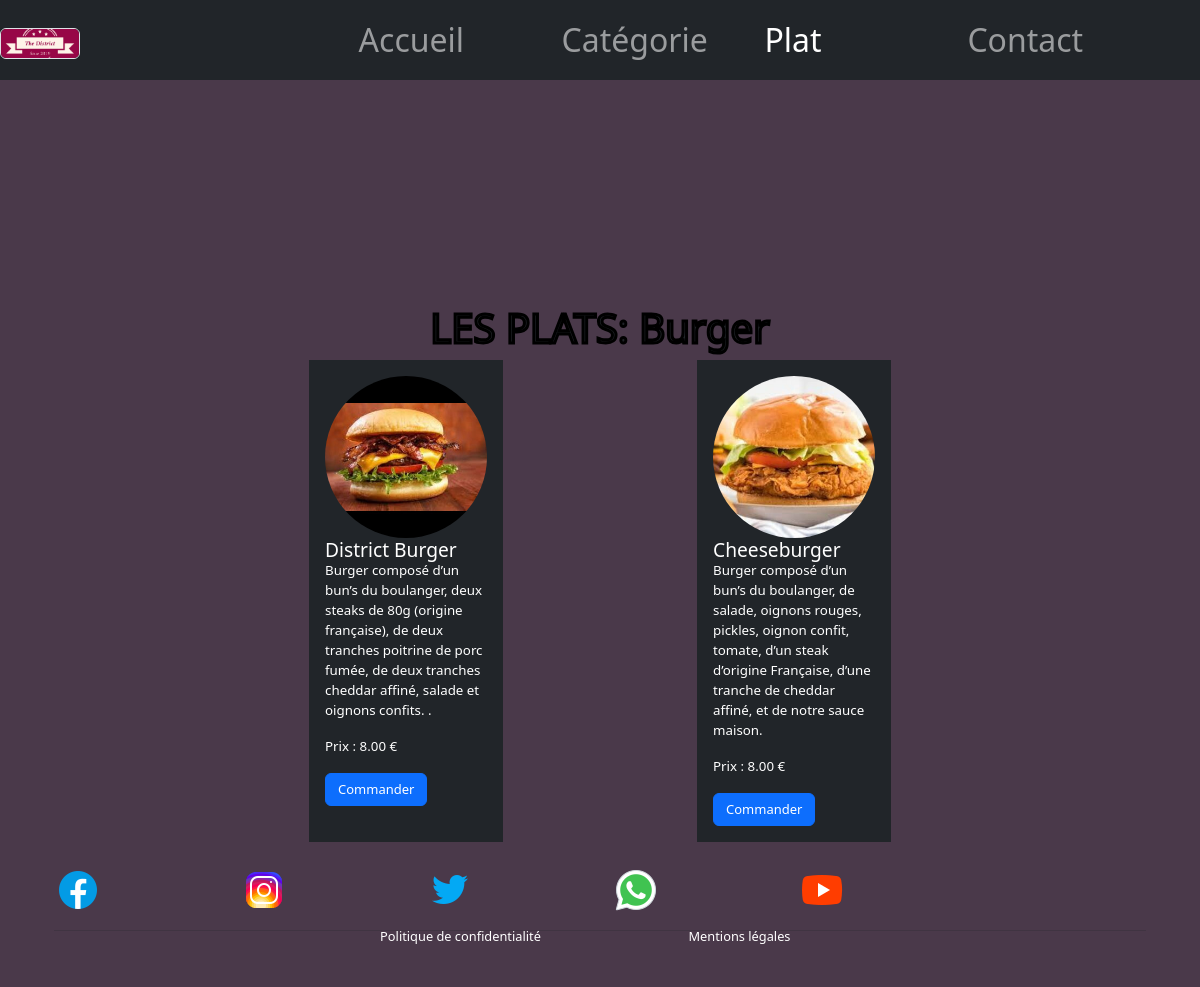
Page /plats.php?id=5 on the committed database.
### tables this page shows
CREATE TABLE `categorie` (
  `id` int(11) NOT NULL AUTO_INCREMENT,
  `libelle` varchar(100) NOT NULL,
  `image` varchar(255) NOT NULL,
  `active` varchar(10) NOT NULL,
  PRIMARY KEY (`id`)
);

CREATE TABLE `plat` (
  `id` int(11) NOT NULL AUTO_INCREMENT,
  `libelle` varchar(100) NOT NULL,
  `description` text NOT NULL,
  `prix` decimal(10,2) NOT NULL,
  `image` varchar(255) NOT NULL,
  `id_categorie` int(11) NOT NULL,
  `active` varchar(10) NOT NULL,
  PRIMARY KEY (`id`),
  KEY `id_categorie` (`id_categorie`),
  CONSTRAINT `plat_ibfk_1` FOREIGN KEY (`id_categorie`) REFERENCES `categorie` (`id`)
);

### dao.php (called while the page is built, shortened)
<?php
function getPlats($conn, $idCategorie = null) {
    $sql = "SELECT * FROM plat";
    if ($idCategorie !== null) {
      $sql .= " WHERE id_categorie = :idCategorie";
    }
    $stmt = $conn->prepare($sql);
    if ($idCategorie !== null) {
      $stmt->bindValue(':idCategorie', $idCategorie, PDO::PARAM_INT);
    }
    $stmt->execute();
    return $stmt->fetchAll(PDO::FETCH_ASSOC);
  }
  function getCategoryById($conn, $idCategorie) {
    $sql = "SELECT * FROM categorie WHERE id = :idCategorie";
    $stmt = $conn->prepare($sql);
    $stmt->bindParam(':idCategorie', $idCategorie);
    $stmt->execute();
    return $stmt->fetch(PDO::FETCH_ASSOC);
  }
?>

### plats.php (the view, shortened to what this page needs)
<?php
require_once ("php/header.php");
require_once("database.php");
$idCategorie = isset($_GET['id'])? $_GET['id'] : null;
$plats = getPlats($conn, $idCategorie);
if (isset($_GET['id'])) {
$categorie = getCategoryById($conn, $idCategorie);
}
?>
<main class="container-fluid mt-3 pt-5">
    <div class="row justify-content-center">
        <div class="col-md-8 col-lg-6">
            <h1 class="h5couleurcat text-center">LES PLATS: <?php echo $categorie['libelle'];?></h1>
        </div>
    </div>
    <div class="row justify-content-center">
        <div class="col-md-10 col-lg-8">
            <div id="carouselExample" class="carousel slide plats-container" data-bs-ride="carousel">
                <div class="carousel-inner">
                    <?php foreach($plats as $key => $plat) :?>
                        <?php if($key % 4 === 0) :?>
                            <div class="carousel-item <?php echo $key === 0? 'active' : '';?>">
                                <div class="card-group">
                        <?php endif;?>
                            <div class="col-sm-3 p-3 bg-dark text-white mx-auto">
                                <div class="d-flex justify-content-center align-items-center">
                                    <img class="rounded-circle mw-100 mh-100 mx-auto d-block" src="Mesimages/<?php echo $plat['image'];?>" alt="...">
                                </div>
                                <div class="card-body">
                                    <h5 class="card-title tailletitreplat"><?php echo $plat['libelle'];?></h5>
                                    <p class="card-text tailledescriplat"><?php echo $plat['description'];?></p>
                                    <p class="card-text tailledescriplat">Prix : <?php echo $plat['prix'];?> €</p>
                                    <a href="commande.php?id=<?php echo $plat['id'];?>" class="btn btn-primary tailletextcommand">Commander</a>
                                </div>
                            </div>
                        <?php if(($key+1) % 4 === 0 || $key === count($plats)-1) :?>
                                </div>
                            </div>
                        <?php endif;?>
                    <?php endforeach;?>
                </div>
      </div>
    </div>
  </div>
</main>
<?php
require_once ('php/footer.php');?>

### Lignerouge.css (style rules this page uses)
.tailletitreplat { font-size:larger; }
.tailledescriplat { font-size: smaller; }
.tailletextcommand { font-size: small; }
.h5couleurcat { -webkit-text-stroke-width: 3px; -webkit-text-stroke-color: black; }

### rows in the picture
categorie: libelle "Burger"
plat: image (picture), libelle "District Burger", description "Burger composé d’un bun’s du boulanger, deux steaks de 80g (origine française), de deux tranches poitrine de porc fumée, de deux tranches cheddar affiné, salade et oignons confits. .", prix "8.00"
plat: image (picture), libelle "Cheeseburger", description "Burger composé d’un bun’s du boulanger, de salade, oignons rouges, pickles, oignon confit, tomate, d’un steak d’origine Française, d’une tranche de cheddar affiné, et de notre sauce maison.", prix "8.00"
